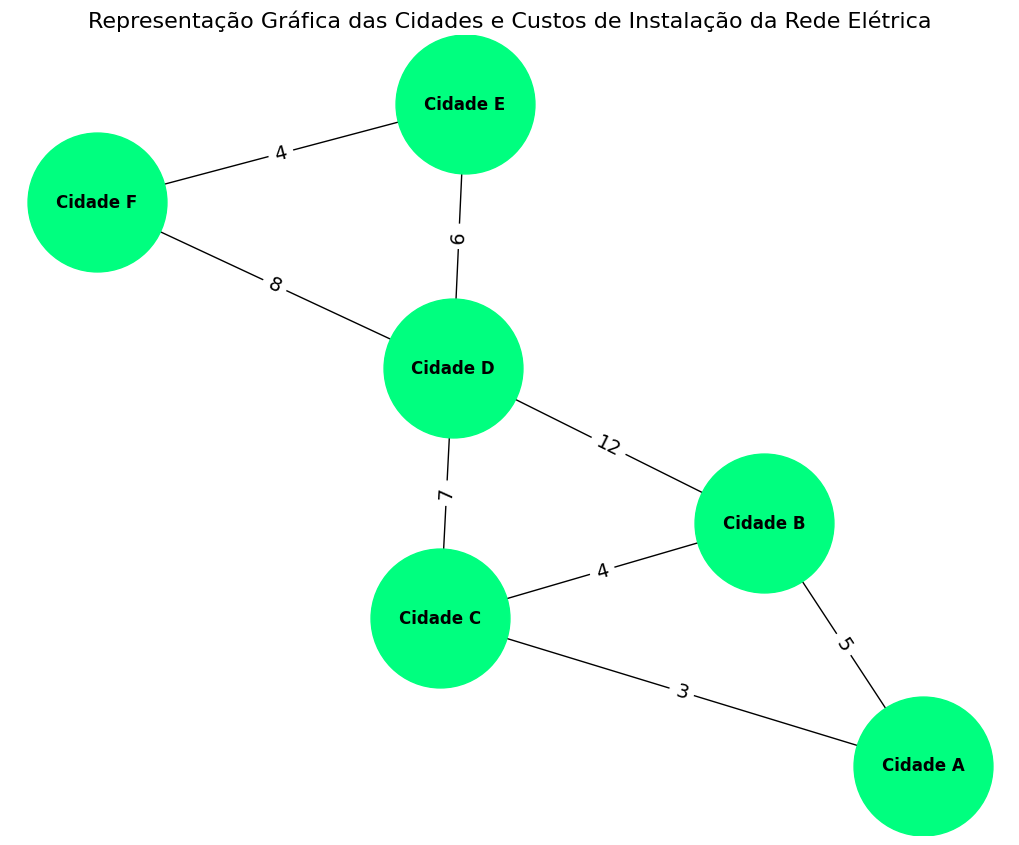

The script that saved this image:
import networkx as nx
import matplotlib.pyplot as plt


class GrafoAlgoritmoPrim:
    def __init__(self, cidades):
        self.cidades = cidades  # Lista de nomes das cidades
        self.V = len(cidades)  # Número de cidades
        self.grafo = [[0] * self.V for _ in range(self.V)]  # Matriz de custos

    def adicionar_conexao(self, cidade1, cidade2, custo):
        # Adiciona uma conexão entre duas cidades com seu custo
        u = self.cidades.index(cidade1)
        v = self.cidades.index(cidade2)
        self.grafo[u][v] = custo
        self.grafo[v][u] = custo  # Grafo não direcionado

    def prim(self):
        # Executa o algoritmo de Prim para encontrar a Árvore Geradora Mínima.
        infinito = float("inf")
        selecionado = [False] * self.V
        custo_minimo = [infinito] * self.V
        origem = [-1] * self.V  # Armazena a estrutura da AGM

        # Começa pela primeira cidade
        custo_minimo[0] = 0

        for _ in range(self.V):
            # Escolhe a cidade menor custo que ainda não foi incluído na AGM
            min_custo = infinito
            cidade_atual = -1
            for v in range(self.V):
                if not selecionado[v] and custo_minimo[v] < min_custo:
                    min_custo = custo_minimo[v]
                    cidade_atual = v

            selecionado[cidade_atual] = True

            # Atualiza os custos mínimos para as cidades vizinhas
            for v in range(self.V):
                if (
                    0 < self.grafo[cidade_atual][v] < custo_minimo[v]
                    and not selecionado[v]
                ):
                    custo_minimo[v] = self.grafo[cidade_atual][v]
                    origem[v] = cidade_atual

        # Exibindo a Árvore Geradora Mínima
        print("Plano de Expansão da Rede Elétrica (Custo Mínimo):")
        custo_total = 0
        for i in range(1, self.V):
            cidade_origem = self.cidades[origem[i]]
            cidade_destino = self.cidades[i]
            custo = self.grafo[i][origem[i]]
            print(f"\t{cidade_origem} → {cidade_destino} (Custo: R${custo} mi)")
            custo_total += custo
        print(f"\nCusto total do projeto: R$ {custo_total} milhões")


if __name__ == "__main__":
    cidades = ["Cidade A", "Cidade B", "Cidade C", "Cidade D", "Cidade E", "Cidade F"]

    rede_eletrica = GrafoAlgoritmoPrim(cidades)

    conexoes = [
        ("Cidade A", "Cidade B", 5),
        ("Cidade A", "Cidade C", 3),
        ("Cidade B", "Cidade C", 4),
        ("Cidade B", "Cidade D", 12),
        ("Cidade C", "Cidade D", 7),
        ("Cidade D", "Cidade E", 6),
        ("Cidade D", "Cidade F", 8),
        ("Cidade E", "Cidade F", 4),
    ]

    for cidade1, cidade2, custo in conexoes:
        rede_eletrica.adicionar_conexao(cidade1, cidade2, custo)

    rede_eletrica.prim()

    G = nx.Graph()
    G.add_nodes_from(cidades)
    G.add_weighted_edges_from(conexoes)
    pos = nx.spring_layout(G, seed=42)
    plt.figure(figsize=(10, 8))
    nx.draw(
        G,
        pos,
        with_labels=True,
        node_size=10000,
        node_color="SpringGreen",
        font_weight="bold",
        font_size=12,
    )
    labels = nx.get_edge_attributes(G, "weight")
    nx.draw_networkx_edge_labels(G, pos, edge_labels=labels, font_size=14)

    plt.title(
        "Representação Gráfica das Cidades e Custos de Instalação da Rede Elétrica",
        fontsize=16,
    )
    plt.savefig("ex9.png", bbox_inches="tight")
